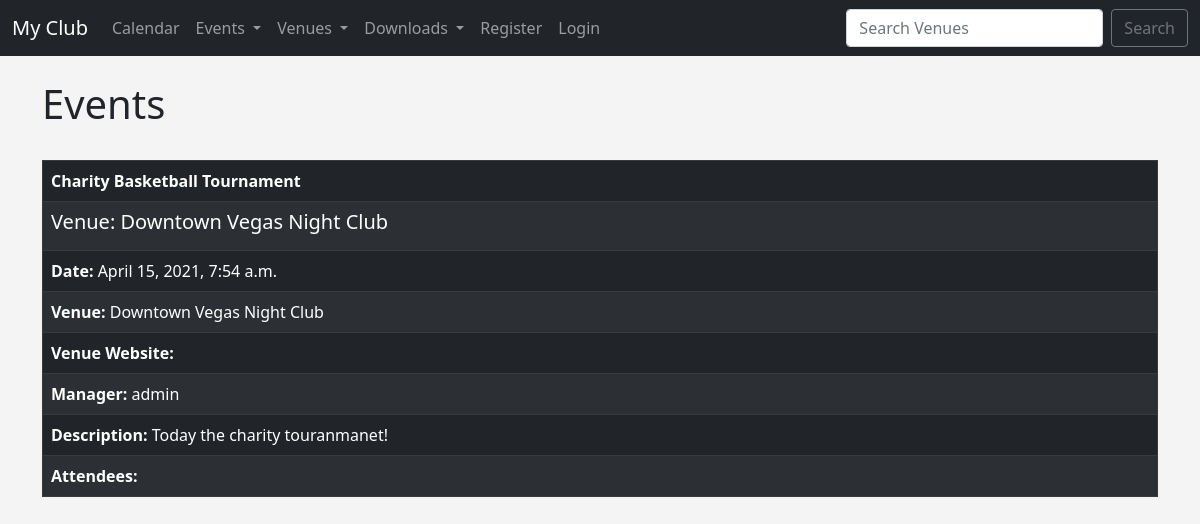
Page /events/ on the earlier database version.
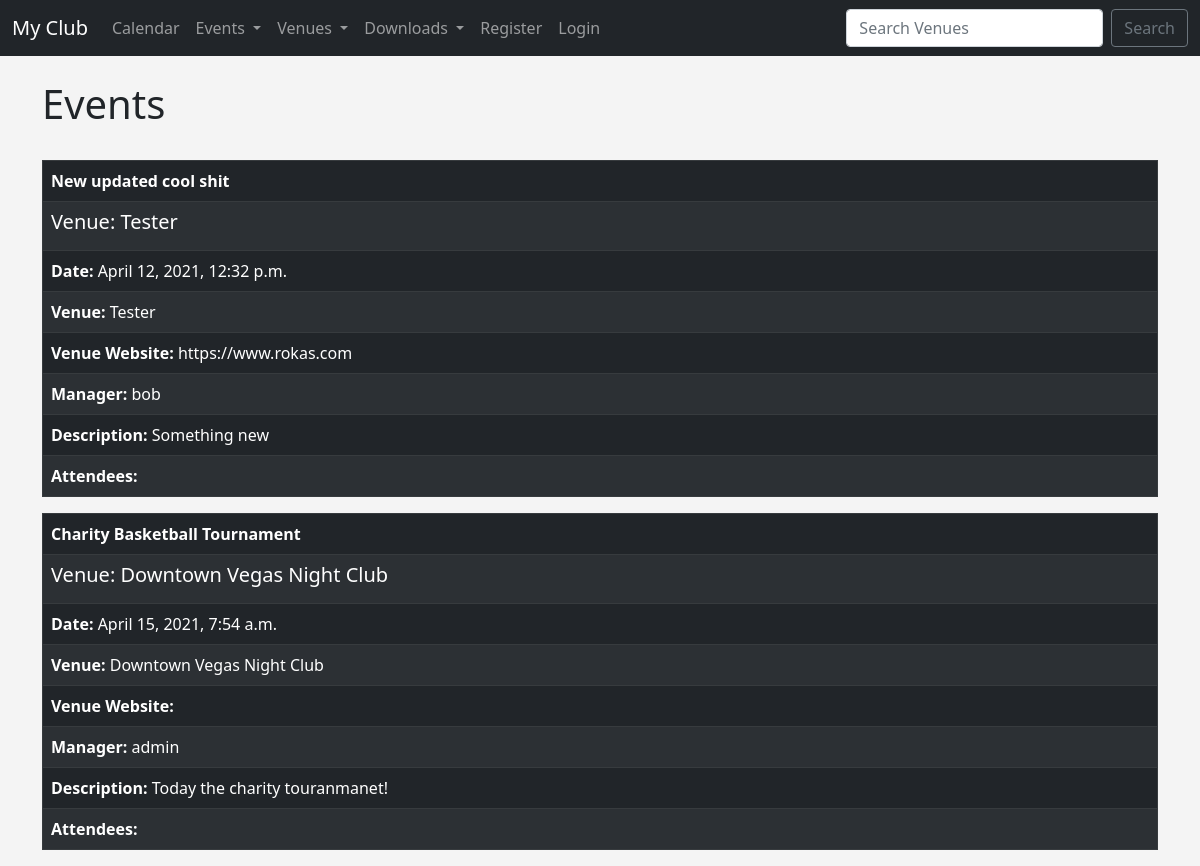
Same page on the later database version.
### events/models.py (models this page shows)
class Event(models.Model):
    name = models.CharField('Event Name', max_length=120)
    event_date = models.DateTimeField('Event Date')
    venue = models.ForeignKey(Venue, blank=True, null=True, on_delete=models.CASCADE)
    manager = models.ForeignKey(User, blank=True, null=True, on_delete=models.SET_NULL)
    description = models.TextField(blank=True)
    attendees = models.ManyToManyField(MyClubUser, blank=True)
    def __str__(self):
        return self.name

class Venue(models.Model):
    name = models.CharField('Venue name', max_length=120)
    address = models.CharField(max_length=300)
    zip_code = models.CharField("Zip Code", max_length=15)
    phone = models.CharField('Contact Phone', max_length=25, blank=True)
    web = models.URLField('Website Address', blank=True)
    email_address = models.EmailField('Email Address', blank=True)
    owner = models.IntegerField('Venue Owner', blank=False, default=1)
    def __str__(self):
        return self.name

### events/views.py (the view)
# urls.py: path('events/', views.all_events, name="list-events"),
def all_events(request):
    event_list = Event.objects.all().order_by('?')
    return render(request, 'events/event_list.html', {
        'event_list': event_list,
    })

### events/templates/events/event_list.html (shortened to what this page needs)
{% extends 'events/base.html' %}
{% block content %}
    <h1>Events</h1><br>
    {% for event in event_list %}
 <table class="table table-striped table-bordered table-dark table-hover">
    <thead>
        <tr>
            <td style="font-weight: bold; color: #fff">{{event}} </td>
        </tr>
    </thead>
     <tbody>
     <tr>
         <td><h5 class="card-title">Venue: {{ event.venue }}</h5></td>
     </tr>
                <tr><td><strong>Date: </strong> {{ event.event_date }}<br></td></tr>
                <tr><td><strong>Venue: </strong> {{ event.venue }} <br></td></tr>
                <tr><td><strong>Venue Website: </strong> {{ event.venue.web }}<br></td></tr>
                <tr><td><strong>Manager: </strong> {{ event.manager }}<br></td></tr>
                <tr><td><strong>Description: </strong> {{ event.description }}<br></td></tr>
            <tr><td>
                <strong>Attendees: </strong><br>
            </td></tr>
     </tbody>
 </table>
    {% endfor %}
{% endblock %}

Differences in the rows shown:
added Event: name "New updated cool shit", venue "Tester", event_date "April 12, 2021, 12:32 p.m.", venue.web "https://www.rokas.com", manager "bob", description "Something new"
